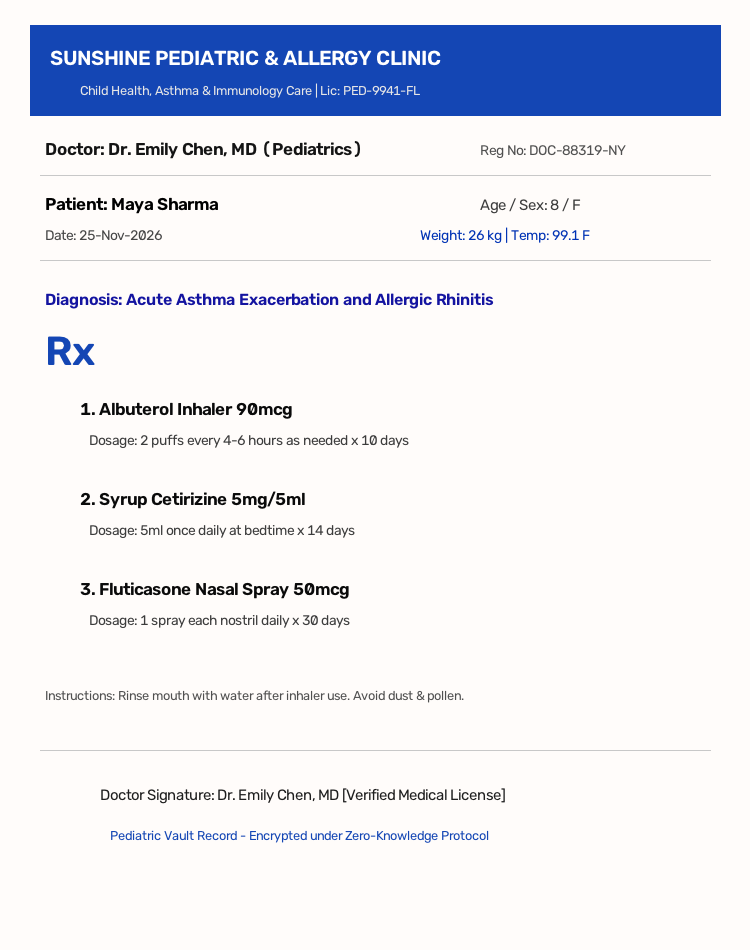
#> input picture pediatric_prescription.png, 750 x 950 px
$ python -i preprocessor.py   (imports and definitions only)
#> lines starting #> are read from the running program, lines starting #| are printed output that depends on the picture; after the words box and inside, x2 and y2 are one past the last pixel; in counts of white or black regions, pixels touching at a corner belong together
#> further down, picture is the input picture: shape (950, 750, 3); mean B, G, R 239.8, 231.6, 229.9
import cv2
import numpy as np
from PIL import Image
import io

class ImagePreprocessor:
    """
    Medical prescription image preprocessor using OpenCV.
    Performs noise removal, contrast adjustment, and adaptive binarization
    to make handwriting and printed prescription text OCR-ready.
    """

    @staticmethod
    def preprocess_image_bytes(image_bytes: bytes) -> np.ndarray:
        # Convert bytes to numpy array
        nparr = np.frombuffer(image_bytes, np.uint8)
        img = cv2.imdecode(nparr, cv2.IMREAD_COLOR)

        if img is None:
            raise ValueError("Failed to decode image from bytes.")

        return ImagePreprocessor.enhance_for_ocr(img)

    @staticmethod
    def enhance_for_ocr(img: np.ndarray) -> np.ndarray:
        # 1. Convert to grayscale
        gray = cv2.cvtColor(img, cv2.COLOR_BGR2GRAY)
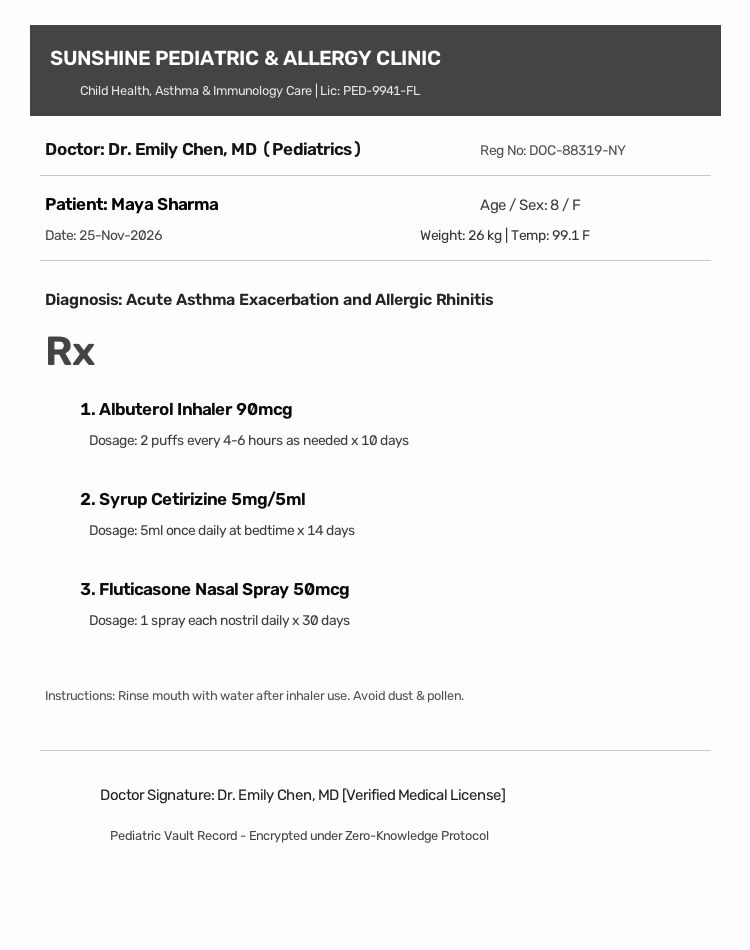
#> gray: shape (950, 750); min 0, max 255, mean 232.3

        # 2. Resize if too small (upscaling enhances OCR on low-res slips)
        h, w = gray.shape
#> h = 950; w = 750
        if w < 1000:
            scale = 1200 / w
#> scale = 1.6
            gray = cv2.resize(gray, None, fx=scale, fy=scale, interpolation=cv2.INTER_CUBIC)
#> gray: shape (1520, 1200)

        # 3. Apply contrast stretching using CLAHE (Contrast Limited Adaptive Histogram Equalization)
        clahe = cv2.createCLAHE(clipLimit=2.0, tileGridSize=(8, 8))
        contrast_enhanced = clahe.apply(gray)

        # 4. Light Gaussian blur to eliminate high-frequency paper grain/noise
        blurred = cv2.GaussianBlur(contrast_enhanced, (3, 3), 0)

        # 5. Adaptive thresholding to separate ink from background paper
        binary = cv2.adaptiveThreshold(
            blurred, 255,
            cv2.ADAPTIVE_THRESH_GAUSSIAN_C,
            cv2.THRESH_BINARY, 11, 2
        )
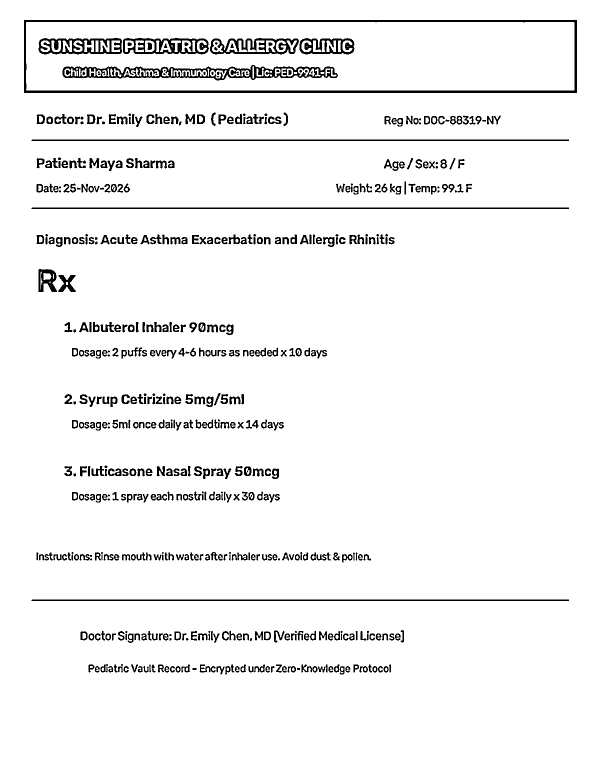
#> binary: shape (1520, 1200) (shown at 1/2 size); 94.9% white; 560 black regions (44 under 20 px), largest, box (x1, y1, x2, y2) and area: (48, 40, 1154, 186) 11219, (125, 130, 676, 161) 6727, (63, 279, 1138, 282) 3224

        return binary

>>> import cv2
>>> picture = cv2.imread('../pediatric_prescription.png')
>>> result = ImagePreprocessor().enhance_for_ocr(picture)
